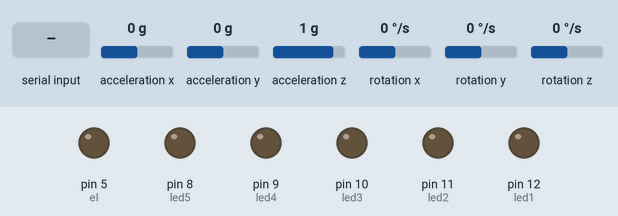
A sketch run on a simulated Arduino Uno, built with avr-gcc and run on an emulated ATmega328P. Parts: output pins drawn as LEDs (lit = HIGH). Wiring (inferred from the names in the program): MPU-6050 motion sensor at I2C address 0x68. Dashed ring = blinking. The inputs (shaded band) are chosen by the test bench; at power-on: acceleration x 0 g, rotation x 0 °/s, acceleration y 0 g, acceleration z 1 g, rotation y 0 °/s, rotation z 0 °/s. What the sketch prints to the serial monitor is not drawn.

Above: at 1.2 s.
1.3 s: "y" received over the second serial link
At 1.77 s:
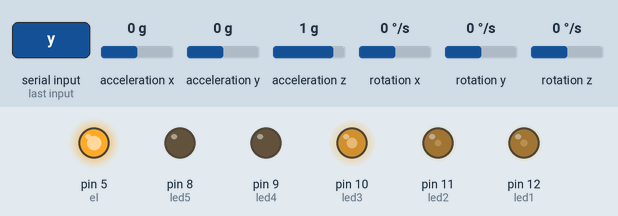
At 3.25 s:
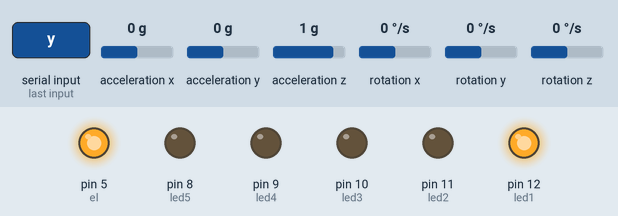
4.8 s: acceleration x set to -1.4 g
10.5 s: "y" received over the second serial link
At 10.68 s:
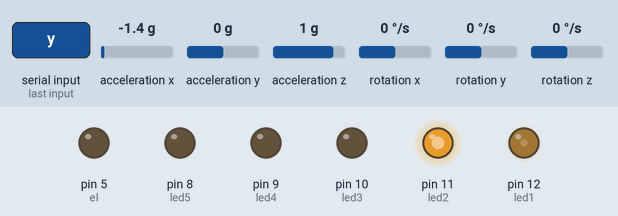
14.0 s: "n" received over the second serial link
At 16.54 s:
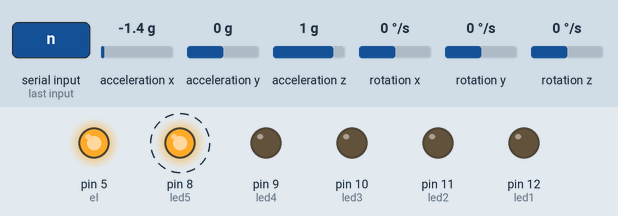
22.6 s: rotation x set to -192 °/s
31.2 s: acceleration y set to -1.4 g
Timing chart, 0 to 38.5 s (numbered marks = the images above; inputs shaded):
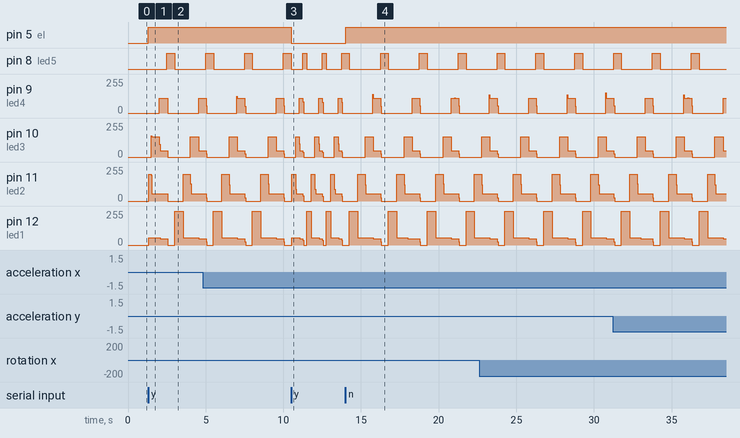

Measured:
- after the input at 1.3 s, pin 5 (el): LOW → HIGH at once; pin 8 (led5): LOW → HIGH after 1.2 s, → LOW 0.50 s later
- after the input at 10.5 s, pin 5 (el): HIGH → LOW at once
- after the input at 14.0 s, pin 5 (el): LOW → HIGH at once; pin 8 (led5): alternates HIGH for 0.50 s and LOW for 2.0 s, starting after 0.26 s

The sketch:

arduino_Code.ino
```cpp
#include <SoftwareSerial.h>
#include "Arduino.h"

//toewijzen RX en TX van Bluetoothmodule
SoftwareSerial mySerial(0, 1); // RX, TX


//toewijzen LED's
int led1 = 12;
int led2 = 11;
int led3 = 10;
int led4 = 9;
int led5 = 8;
int el = 5;

//ontvangen signaal = teller.
int teller = 0;


//opzetten timer1 (verzenden data)
unsigned long timeOfLastLedEvent = 0;
int interval= 250; // interval in ms


//nodig voor bluetooth
char chByte = 0;  // incoming serial byte
String strInput = "";    // buffer for incoming packet
String strCompare = "y";

// MPU-6050 Short Example Sketch
// By Arduino User JohnChi
// August 17, 2014
// Public Domain
#include<Wire.h>
const int MPU=0x68;  // I2C address of the MPU-6050
int16_t AcX,AcY,AcZ,Tmp,GyX,GyY,GyZ; // uitlezen waarden gyroscoop & accelerometer


void setup() {


 // declare pin 9 to be an output:
 pinMode(led1, OUTPUT);
  pinMode(led2, OUTPUT);
   pinMode(led3, OUTPUT);
    pinMode(led4, OUTPUT);
     pinMode(led5, OUTPUT);
       pinMode(el,OUTPUT);

 // Wire library voor  waarden gyroscoop & accelerometer
  Wire.begin();
  Wire.beginTransmission(MPU);
  Wire.write(0x6B);  // PWR_MGMT_1 register
  Wire.write(0);     // set to zero (wakes up the MPU-6050)
  Wire.endTransmission(true);

 // initialize serial: (serial voor verzenden en ontvangen.)
 mySerial.begin(9600);

  Serial.begin(9600);
}


// the loop routine runs over and over again forever:
void loop() {

 while (mySerial.available() > 0)
 {


  unsigned long currentMillis = millis(); //currentMillis == tijd


  // get incoming byte:
  chByte = mySerial.read();

  if (chByte == 'y' && currentMillis - timeOfLastLedEvent > interval)
  {
  teller ++;

  timeOfLastLedEvent = currentMillis;

   //Serial.print(" Bluetoothchizzle ");


   }
 if (chByte== 'n' && currentMillis - timeOfLastLedEvent > interval){
  teller--;
 timeOfLastLedEvent = currentMillis;
 }


   mySerial.println(chByte); // controle ontvangen signaal bluetooth


 }

 if (teller == 0){

   digitalWrite(led1,LOW);
   digitalWrite(led2,LOW);
   digitalWrite(led3,LOW);
   digitalWrite(led4,LOW);
   digitalWrite(led5,LOW);
   digitalWrite(el,LOW);
 }

  if (teller == 1){
   leds(1);
   digitalWrite(el,HIGH);
 }
 if (teller == 2){
  leds(2);
  digitalWrite(el,LOW);
 }
 if (teller == 3){
   leds(3);
   digitalWrite(el,HIGH);
 }
 if (teller == 4){
   leds(4);
   digitalWrite(el,LOW);
 }

  if (teller == 5){
   leds(5);
   digitalWrite(el,HIGH);
 }
 if (teller == 6){
   leds(6);
   digitalWrite(el,LOW);
 }
  if (teller == 7){
   leds(7);
 }
 if (teller == 8){
   leds(8);
 }

 if (teller == 9){
   leds(9);
 }
senddata ();
}


/**********************************************************
***********************************************************
                      Stop hoofdprogramma
***********************************************************
***********************************************************/


/**********************************************************
                      Programma LEDS
***********************************************************/


//opzetten timer2 (Rollen LED's)
  long interval1  = 500;


  int ledState =LOW;

unsigned long timeOfLastLedEvent2 = 0;
long previousMillis = 0;

void leds(int a){


  unsigned long currentMillis1 = millis();

  if(currentMillis1 - previousMillis > interval1/a) {

    digitalWrite(led1,HIGH);
   digitalWrite(led2,LOW);
   digitalWrite(led3,LOW);
   digitalWrite(led4,LOW);
   digitalWrite(led5,LOW);

  }
  if(currentMillis1 - previousMillis > 2*(interval1/a)) {

    digitalWrite(led1,LOW);
   digitalWrite(led2,HIGH);
   digitalWrite(led3,LOW);
   digitalWrite(led4,LOW);
   digitalWrite(led5,LOW);

  }
  if(currentMillis1 - previousMillis > 3*(interval1/a)) {

    digitalWrite(led1,LOW);
   digitalWrite(led2,LOW);
   digitalWrite(led3,HIGH);
   digitalWrite(led4,LOW);
   digitalWrite(led5,LOW);

  }
  if(currentMillis1 - previousMillis > 4*(interval1/a)) {

   digitalWrite(led1,LOW);
   digitalWrite(led2,LOW);
   digitalWrite(led3,LOW);
   digitalWrite(led4,HIGH);
   digitalWrite(led5,LOW);

  }
  if(currentMillis1 - previousMillis > 5*(interval1/a)) {

  digitalWrite(led1,LOW);
   digitalWrite(led2,LOW);
   digitalWrite(led3,LOW);
   digitalWrite(led4,LOW);
   digitalWrite(led5,HIGH);

   previousMillis = currentMillis1;

  }

}

/**********************************************************
                Programma Gyro & accelerometer
***********************************************************/

long intervalSend=3000;

unsigned long timeOfLastSend = 0;
long previousMillisSend = 0;

int  vorigewaardeGyro =0;
int  vorigewaardeAcc = 0;


void senddata (){

unsigned long currentMillisSend = millis();

  if(currentMillisSend - previousMillisSend > intervalSend) {
 //uitlezen signalen accelerometer & gyroscoop
  Wire.beginTransmission(MPU);
  Wire.write(0x3B);  // starting with register 0x3B (ACCEL_XOUT_H)
  Wire.endTransmission(false);
  Wire.requestFrom(MPU,14,true);  // request a total of 14 registers
  AcX=Wire.read()<<8|Wire.read();  // 0x3B (ACCEL_XOUT_H) & 0x3C (ACCEL_XOUT_L)
  AcY=Wire.read()<<8|Wire.read();  // 0x3D (ACCEL_YOUT_H) & 0x3E (ACCEL_YOUT_L)
  AcZ=Wire.read()<<8|Wire.read();  // 0x3F (ACCEL_ZOUT_H) & 0x40 (ACCEL_ZOUT_L)
 // Tmp=Wire.read()<<8|Wire.read();  // 0x41 (TEMP_OUT_H) & 0x42 (TEMP_OUT_L)
  GyX=Wire.read()<<8|Wire.read();  // 0x43 (GYRO_XOUT_H) & 0x44 (GYRO_XOUT_L)
  GyY=Wire.read()<<8|Wire.read();  // 0x45 (GYRO_YOUT_H) & 0x46 (GYRO_YOUT_L)
  GyZ=Wire.read()<<8|Wire.read();  // 0x47 (GYRO_ZOUT_H) & 0x48 (GYRO_ZOUT_L)

  //uitzetten waarde gyroscoop
 int metingGyro  = (abs(GyX)+abs(GyY)+abs(GyY))/3 - 1400;
 int metingAcc   = (abs(AcX)+abs(AcY)+abs(AcY))/3 - 300;

 int  waardeGyro = metingGyro - vorigewaardeGyro;
 int  waardeAcc   =metingAcc - vorigewaardeAcc;

 if (abs(waardeGyro) >5000){
  Serial.print ("G");
 }
 if (abs(waardeAcc) > 5000){
 Serial.print ("A");
 }


 metingGyro = vorigewaardeGyro;
 metingAcc = vorigewaardeAcc;

  previousMillisSend = currentMillisSend;

  }


}
```
